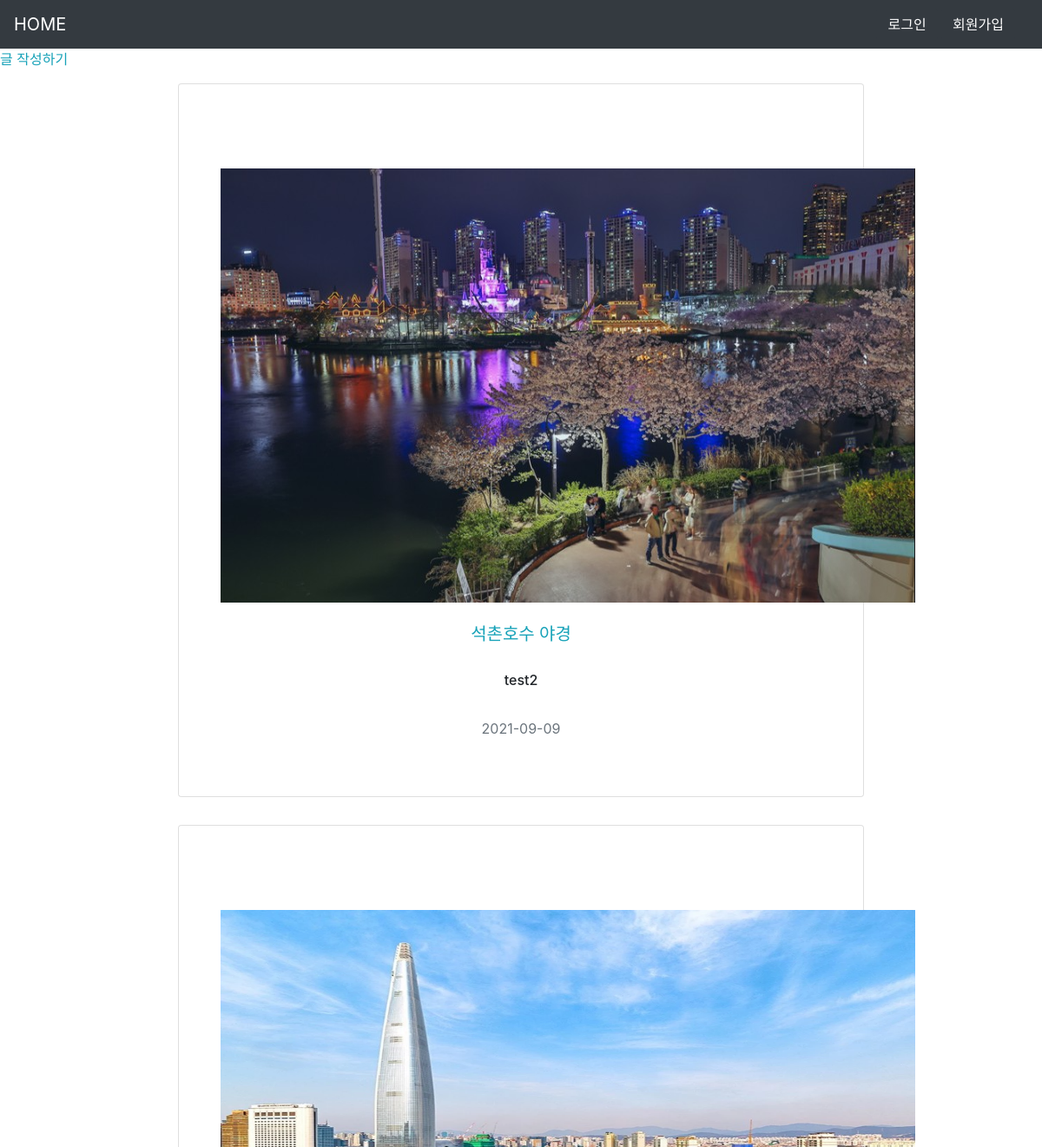
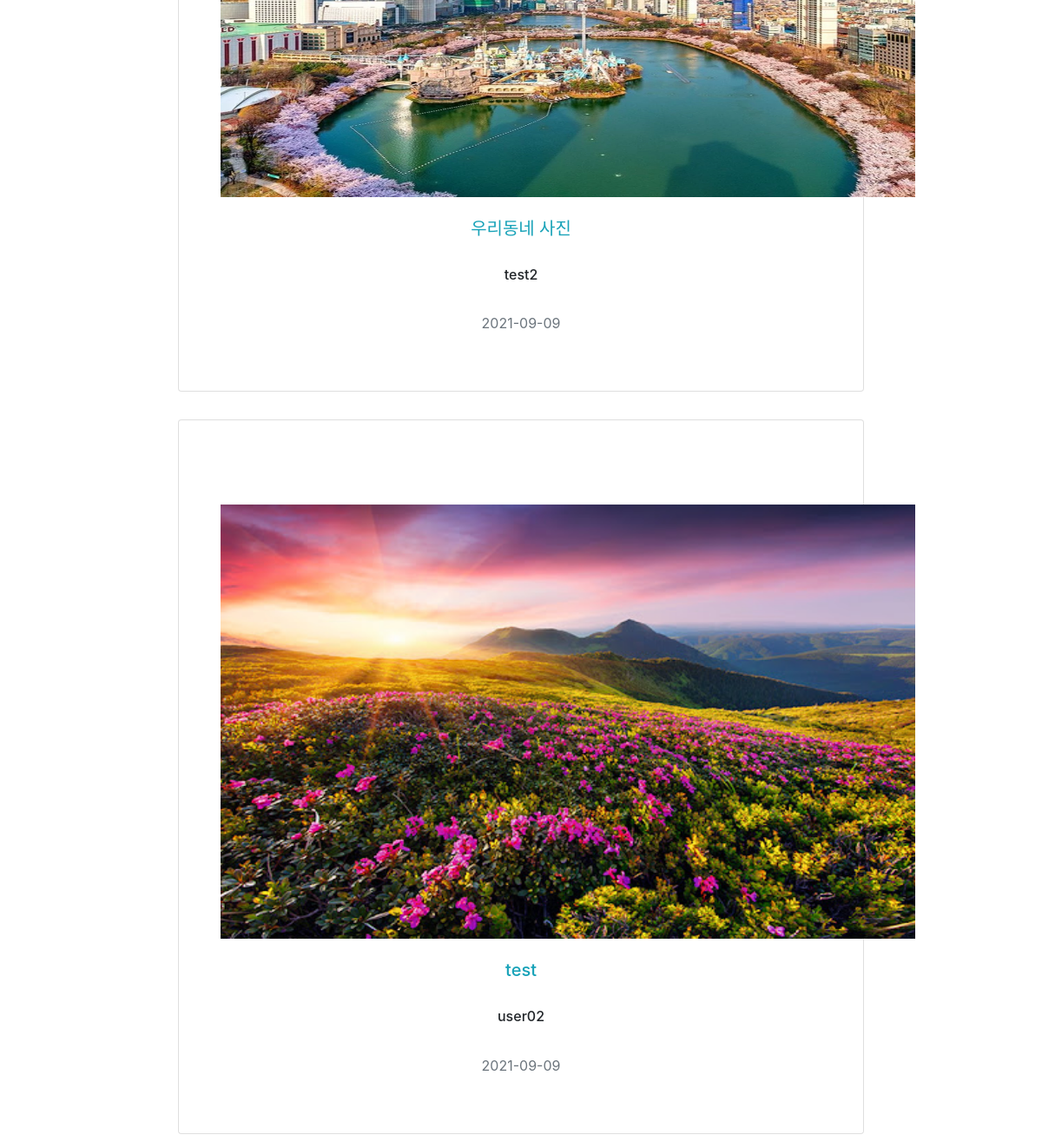
Page /gallery/list on the committed database (2 pictures, top to bottom).
### member.py (models this page shows)
class Gallery(db.Model):
    gall_num = db.Column(db.Integer, primary_key=True)
    gall_writer = db.Column(db.String(30), db.ForeignKey('member.id', ondelete='CASCADE'))
    gall_date = db.Column(db.Date(), nullable=False)
    gall_title = db.Column(db.String(100), nullable=False)
    gall_content = db.Column(db.String(1500), nullable=False)
    gall_img = db.Column(db.String(500), nullable=False)

### routes/gall_route.py (the view)
@bp.route('/list')
def list():
    glist = service.getAll()
    return render_template('gallery/list.html', glist=glist)

### member.py (called while the page is built)
    def getAll(self):
        return Gallery.query.order_by(Gallery.gall_num.desc())

### templates/gallery/list.html (shortened to what this page needs)
<!DOCTYPE html>
<html lang="en">
<head>
    <link rel="stylesheet" href="{{ url_for('static', filename='css/styles.css') }}">
     <link rel="stylesheet" href="https://maxcdn.bootstrapcdn.com/bootstrap/4.0.0-beta.2/css/bootstrap.min.css">
</head>
<body>
<nav class="navbar navbar-expand-sm bg-dark navbar-dark sticky-top">
		<a class="navbar-brand" href="/">HOME</a>
		<div class="container-fluid full-width">
		<div>
		{% if session.flag == True %}
			<button class="btn btn-dark btn-right" type="button" onclick="location.href='/gallery/list'">갤러리</button>
			<button class="btn btn-dark btn-right" type="button" onclick="location.href='/board/list'">자유게시판</button>
			<button class="btn btn-dark btn-right" type="button" onclick="location.href='/member/myinfo'">마이페이지</button>
			<button class="btn btn-dark btn-right" type="button" onclick="location.href='/member/logout'">로그아웃</button>
		{% else %}
			<button class="btn btn-dark btn-right" type="button" onclick="location.href='/member/loginForm'">로그인</button>
            <button class="btn btn-dark btn-right" type="button" onclick="location.href='/member/join'">회원가입</button>
		{% endif %}
		</div>
	</nav>
<a class="text-info text-center" href="/gallery/add">글 작성하기</a>
{% for g in glist %}
<div class="row justify-content-center" >
    <div class="col-xl-8 col-lg-6 col-md-8">
        <div class="card my-3">
            <div class="card-body p-0">
                <div class="row">
                    <div class="col-lg-5 d-none d-lg-block"></div>
                    <div class="col-lg-12">
                        <div class="p-5">
                        <br>
                        <br>
                            <div class="text-center">
                                <img src='{{g.gall_img}}' style="width:800px;height:500px"><br/>
                                <br>
                                <h5><a class="text-info" href="/gallery/detail/{{g.gall_num}}">{{g.gall_title}}</a></h5><br/>
                                <h6>{{g.gall_writer}}</h6><br/>
                                <p class="text-muted">{{g.gall_date}}<br/></p>
                            </div>
                            </div>
                        </div>
                    </div>
                </div>
            </div>
        </div>
</div>
{% endfor %}
</body>
</html>

### rows in the picture
Gallery: gall_img (picture), gall_title "석촌호수 야경", gall_writer "test2", gall_date "2021-09-09"
Gallery: gall_img (picture), gall_title "우리동네 사진", gall_writer "test2", gall_date "2021-09-09"
Gallery: gall_img (picture), gall_title "test", gall_writer "user02", gall_date "2021-09-09"
